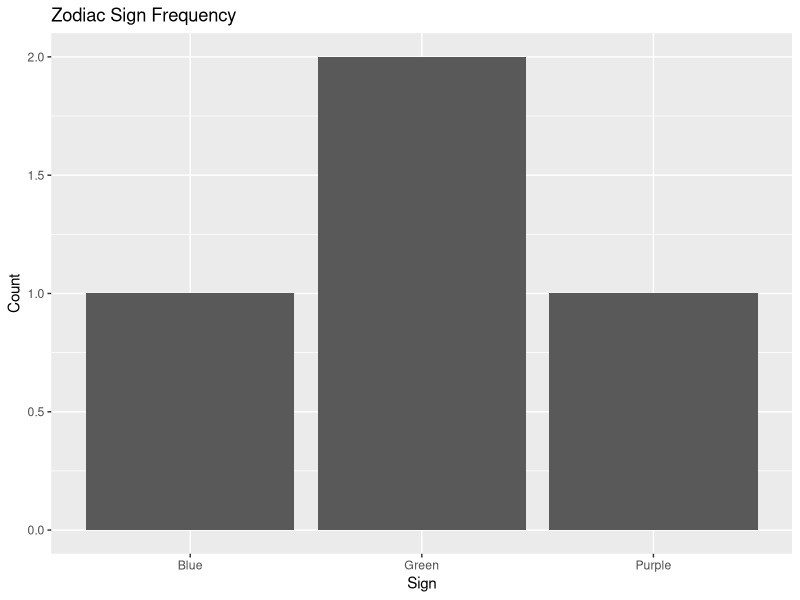

The R source for this figure:
## ---- chunk 1
names <- c("Anyo", "Barbs", "Drea", "Aimee")
ages <- c(21, 20, 20, 20)
majors <- c("Bio & PH", "Soci & PH", "BioChem", "GenBio")
signs <- c("Aquarius", "Virgo", "Virgo", "Leo")
sign.color <- c("Green", "Purple", "Blue", "Green")
drinkydrink <- c("Cafe y Matcha", "Tea y Matcha", "Cafe y Matcha", "Cafe y Matcha")
## ---- chunk 2
dfyuh <- data.frame(names, ages, majors, signs, sign.color, drinkydrink, stringsAsFactors = FALSE)

print(dfyuh)
## ---- chunk 3
names(dfyuh)
## ---- chunk 4
library(ggplot2)
ggplot(dfyuh, aes(x = sign.color, fill = ages)) +
  geom_bar() +
  labs(title = "Zodiac Sign Frequency", x = "Sign", y = "Count")
